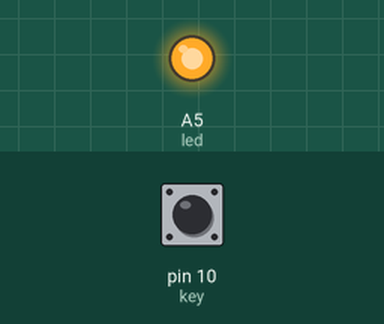
Bench run of a sketch on a simulated Arduino Uno, built with avr-gcc and run on an emulated ATmega328P. Shown: output pins drawn as LEDs (lit = HIGH). The inputs (shaded band) are chosen by the test bench; at power-on: pin 10 (key) HIGH.

Above: at 0.05 s.
Timing chart, 0 to 3.0 s (numbered marks = the images above):
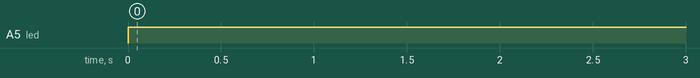

Measured:
- by itself, A5 (led): LOW → HIGH at 0.00 s

The sketch:

5_switchLED.ino
```cpp
#include <IRremote.h>  // Include the library
IRsend irsend;
int key = 10;  // KEY pin
int led = A5;
unsigned long codeSony = 0xa90;      // Sony TV power code
int codeLenSony = 12;                // the length of the code
unsigned long codeNEC = 0x1234ABCD;  // NEC code
int codeLenNEC = 32;                 // the length of the code
void setup() {
  pinMode(led, OUTPUT);
  pinMode(key, INPUT_PULLUP);
}
void loop() {
  if (digitalRead(key) == HIGH) {
    digitalWrite(led, HIGH);                 // turn LED on
    irsend.sendSony(codeSony, codeLenSony);  // Sony code
    delay(1000);
    irsend.sendNEC(codeNEC, codeLenNEC);  // NEC code
    delay(1000);
    digitalWrite(led, LOW);  // turn LED off
  }
}
```
